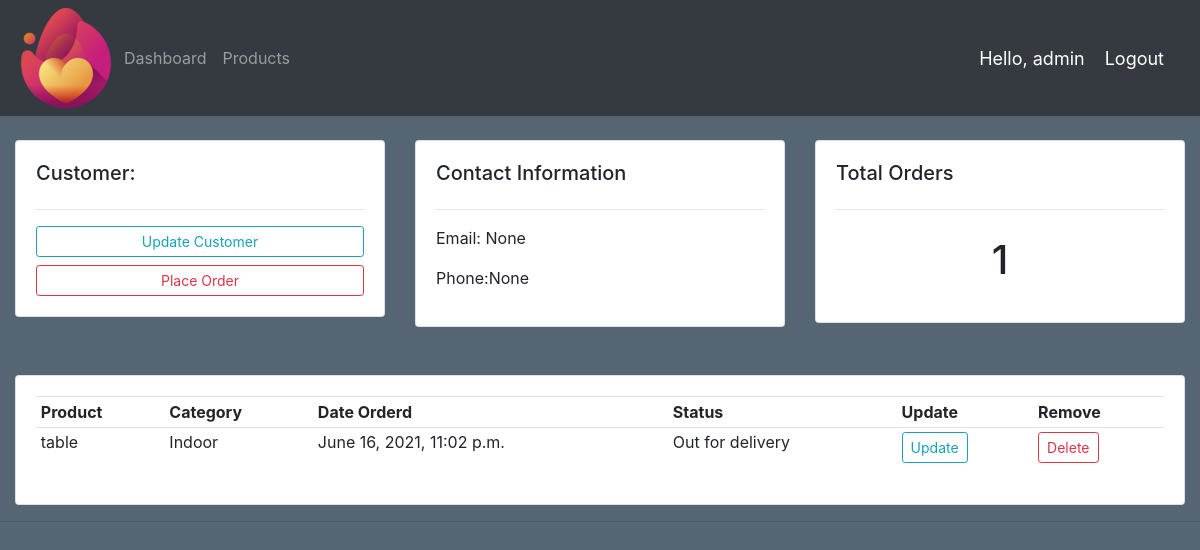
The page /customer/3/ (signed in) on the database its author committed.
### accounts/models.py (models this page shows, shortened)
class Customer(models.Model):
    user = models.OneToOneField(User, null=True, on_delete=models.CASCADE)
    name = models.CharField(max_length=100, null=True)
    phone = models.CharField(max_length=15, null=True)
    email = models.CharField(max_length=50, null=True)
    date_created = models.DateTimeField(auto_now_add=True, null=True)

class Order(models.Model):
    STATUS = (
        ('Pending', 'Pending'),
        ('Out for delivery', 'Out for delivery'),
        ('Delivered', 'Delivered'),
    )
    customer = models.ForeignKey(Customer, null=True, on_delete=models.SET_NULL)
    product = models.ForeignKey(Product, null=True, on_delete=models.SET_NULL)
    date_created = models.DateTimeField(auto_now_add=True, null=True)
    status = models.CharField(max_length=100, null=True, choices=STATUS)

class Product(models.Model):
    CATEGORY = (
        ('Indoor', 'Indoor'),
        ('Outdoor', 'Outdoor'),
    )
    name = models.CharField(max_length=100, null=True)
    price = models.FloatField(null=True)
    category = models.CharField(max_length=100, null=True, choices=CATEGORY)
    description = models.CharField(max_length=200, null=True, blank=True)
    date_created = models.DateTimeField(auto_now_add=True, null=True)
    tags = models.ManyToManyField(Tag)
    def __str__(self):
        return self.name

### accounts/decorators.py (the view)
		def wrapper_func(request, *args, **kwargs):
			group = None
			if request.user.groups.exists():
				group = request.user.groups.all()[0].name
			if group in allowed_roles:
				return view_func(request, *args, **kwargs)
			else:
				return HttpResponse('You are not authorized to view this page')

### accounts/views.py (called while the page is built)
@login_required(login_url='login')
@allowed_users(allowed_roles=['admin'])
def customer(request, primary_key):
    customer = Customer.objects.get(id=primary_key)
    orders = customer.order_set.all()
    count_order = orders.count()
    context = {'customer': customer, 'orders': orders, 'count_order': count_order}
    return render(request, 'accounts/customer.html', context)

### accounts/templates/accounts/customer.html
{%  extends 'accounts/main.html' %}
{% block content %}
	<br>
<div class="row">
	<div class="col-md">
		<div class="card card-body">
			<h5>Customer:</h5>
			<hr>
			<a class="btn btn-outline-info  btn-sm btn-block" href="">Update Customer</a>
			<a class="btn btn-outline-danger  btn-sm btn-block" href="{% url 'create_order' customer.id %}">Place Order</a>
		</div>
	</div>
	<div class="col-md">
		<div class="card card-body">
			<h5>Contact Information</h5>
			<hr>
			<p>Email: {{customer.email}}</p>
			<p>Phone:{{customer.phone}} </p>
		</div>
	</div>
	<div class="col-md">
		<div class="card card-body">
			<h5>Total Orders</h5>
			<hr>
			<h1 style="text-align: center;padding: 10px">{{count_order}}</h1>
		</div>
	</div>
</div>
<br>
<br>
<div class="row">
	<div class="col-md">
		<div class="card card-body">
			<table class="table table-sm">
				<tr>
					<th>Product</th>
					<th>Category</th>
					<th>Date Orderd</th>
					<th>Status</th>
					<th>Update</th>
					<th>Remove</th>
				</tr>
				{% for order in orders %}
				<tr>
					<td>{{order.product}}</td>
					<td>{{order.product.category}}</td>
					<td>{{order.date_created}}</td>
					<td>{{order.status}}</td>
					<td><a class="btn btn-outline-info btn-sm" href="{% url 'update_order' order.id %}">Update</a> </td>
						<td><a class="btn btn-outline-danger btn-sm" href="{% url 'delete_order' order.id %}">Delete</a> </td>
				</tr>
				{% endfor %}
			</table>
		</div>
	</div>
</div>
{% endblock %}

### accounts/templates/accounts/navbar.html (shortened to what this page needs)
{% load static %}
<nav class="navbar navbar-expand-lg navbar-dark bg-dark">
  <img src="{% static 'images/im1.png'   %}">
  <div class="collapse navbar-collapse" id="navbarNav">
    <ul class="navbar-nav">
      {% if request.user.is_staff %}
      <li class="nav-item ">
        <a class="nav-link" href="{% url 'home' %}">Dashboard </a>
      </li>
      <li class="nav-item">
        <a class="nav-link" href="{% url 'products' %}">Products</a>
      </li>
      {% endif %}
    </ul>
  </div>
  <span class="hello-msg">Hello, {{request.user}} </span>
  <span><a class="hello-msg" href="{% url 'logout' %}">Logout</a> </span>
</nav>

### static/css/main.css (style rules this page uses)
body { background-color: #566573; }

### accounts/templates/accounts/navbar.html (style rules this page uses)
.hello-msg { font-size: 18px; color: #fff; margin-right: 20px; }

### rows shown on the page
Customer: email "None", phone "None"
Order: product "table", product.category "Indoor", date_created "June 16, 2021, 11:02 p.m.", status "Out for delivery"

### other values the page prints
{{ request.user }} "admin"
{{ count_order }} "1"
